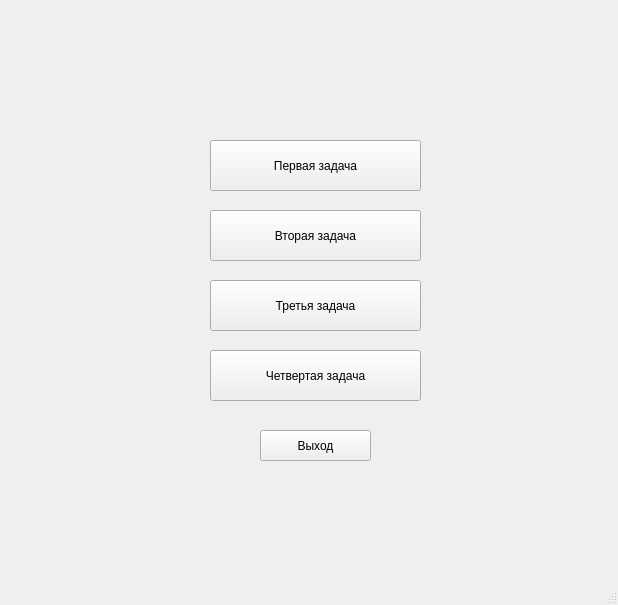
<?xml version="1.0" encoding="UTF-8"?>
<ui version="4.0">
 <class>MainWindow</class>
 <widget class="QMainWindow" name="MainWindow">
  <property name="geometry">
   <rect>
    <x>0</x>
    <y>0</y>
    <width>618</width>
    <height>605</height>
   </rect>
  </property>
  <property name="windowTitle">
   <string>MainWindow</string>
  </property>
  <widget class="QWidget" name="centralwidget">
   <widget class="QPushButton" name="TaskTwo">
    <property name="geometry">
     <rect>
      <x>210</x>
      <y>210</y>
      <width>211</width>
      <height>51</height>
     </rect>
    </property>
    <property name="text">
     <string>Вторая задача</string>
    </property>
   </widget>
   <widget class="QPushButton" name="TaskOne">
    <property name="geometry">
     <rect>
      <x>210</x>
      <y>140</y>
      <width>211</width>
      <height>51</height>
     </rect>
    </property>
    <property name="maximumSize">
     <size>
      <width>16777187</width>
      <height>16777215</height>
     </size>
    </property>
    <property name="text">
     <string>Первая задача</string>
    </property>
   </widget>
   <widget class="QPushButton" name="TaskThree">
    <property name="geometry">
     <rect>
      <x>210</x>
      <y>280</y>
      <width>211</width>
      <height>51</height>
     </rect>
    </property>
    <property name="text">
     <string>Третья задача</string>
    </property>
   </widget>
   <widget class="QPushButton" name="TaskFour">
    <property name="geometry">
     <rect>
      <x>210</x>
      <y>350</y>
      <width>211</width>
      <height>51</height>
     </rect>
    </property>
    <property name="text">
     <string>Четвертая задача</string>
    </property>
   </widget>
   <widget class="QPushButton" name="ExitButton">
    <property name="geometry">
     <rect>
      <x>260</x>
      <y>430</y>
      <width>111</width>
      <height>31</height>
     </rect>
    </property>
    <property name="text">
     <string>Выход</string>
    </property>
   </widget>
  </widget>
  <widget class="QMenuBar" name="menubar">
   <property name="geometry">
    <rect>
     <x>0</x>
     <y>0</y>
     <width>618</width>
     <height>17</height>
    </rect>
   </property>
  </widget>
  <widget class="QStatusBar" name="statusbar"/>
 </widget>
 <resources/>
 <connections/>
</ui>
